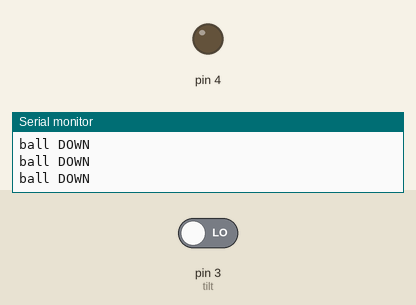
Recording of a sketch running on a simulated Arduino Uno, built with avr-gcc and run on an emulated ATmega328P. Parts: output pins drawn as LEDs (lit = HIGH), the last lines printed to the serial monitor. Inputs (shaded band) come from the test bench; at power-on: pin 3 (tilt) LOW.

Above: at 2.8 s.
2.9 s: pin 3 (tilt) driven HIGH
At 4.2 s:
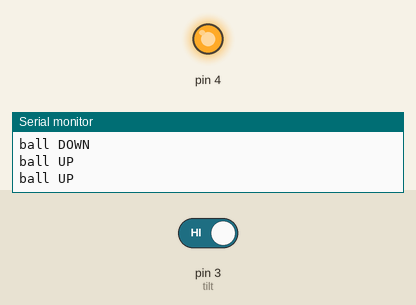
4.5 s: pin 3 (tilt) driven LOW
At 5.9 s:
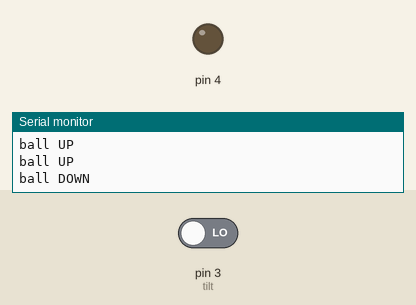
Timing chart, 0 to 7.5 s (numbered marks = the images above; inputs shaded):
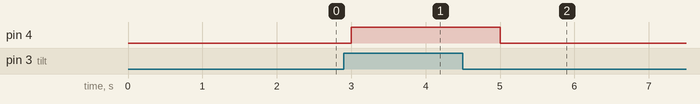

The sketch:

tiltsensorled.ino
```cpp
int tilt = 3;

void setup() {
  Serial.begin(9600);      // 시리얼 통신을 시작, 통신속도는 (9600)
  pinMode(3, INPUT);       // 3번 핀을 입력으로 설정
  pinMode(4, OUTPUT);      // 4번 핀을 출력으로 설정
}

void loop() {
  int a = digitalRead(tilt);  // 디지털 3번 핀의 신호를 읽어 변수 a에 저장

  if (a == HIGH) {            // a가 HIGH (센서가 기울어짐)이면
    Serial.println("ball UP");  // 시리얼 모니터에 "ball UP" 출력
    digitalWrite(4, HIGH);    // 4번 핀을 HIGH로 설정
    delay(1000);              // 1초간 대기
  }
  else {                      // a가 HIGH가 아니면 (센서가 평평함)
    Serial.println("ball DOWN"); // 시리얼 모니터에 "ball DOWN" 출력
    digitalWrite(4, LOW);     // 4번 핀을 LOW로 설정
    delay(1000);              // 1초간 대기
  }
}
```

Measured:
- after the input at 2.9 s, pin 4: LOW → HIGH after 0.10 s
- after the input at 4.5 s, pin 4: HIGH → LOW after 0.50 s
